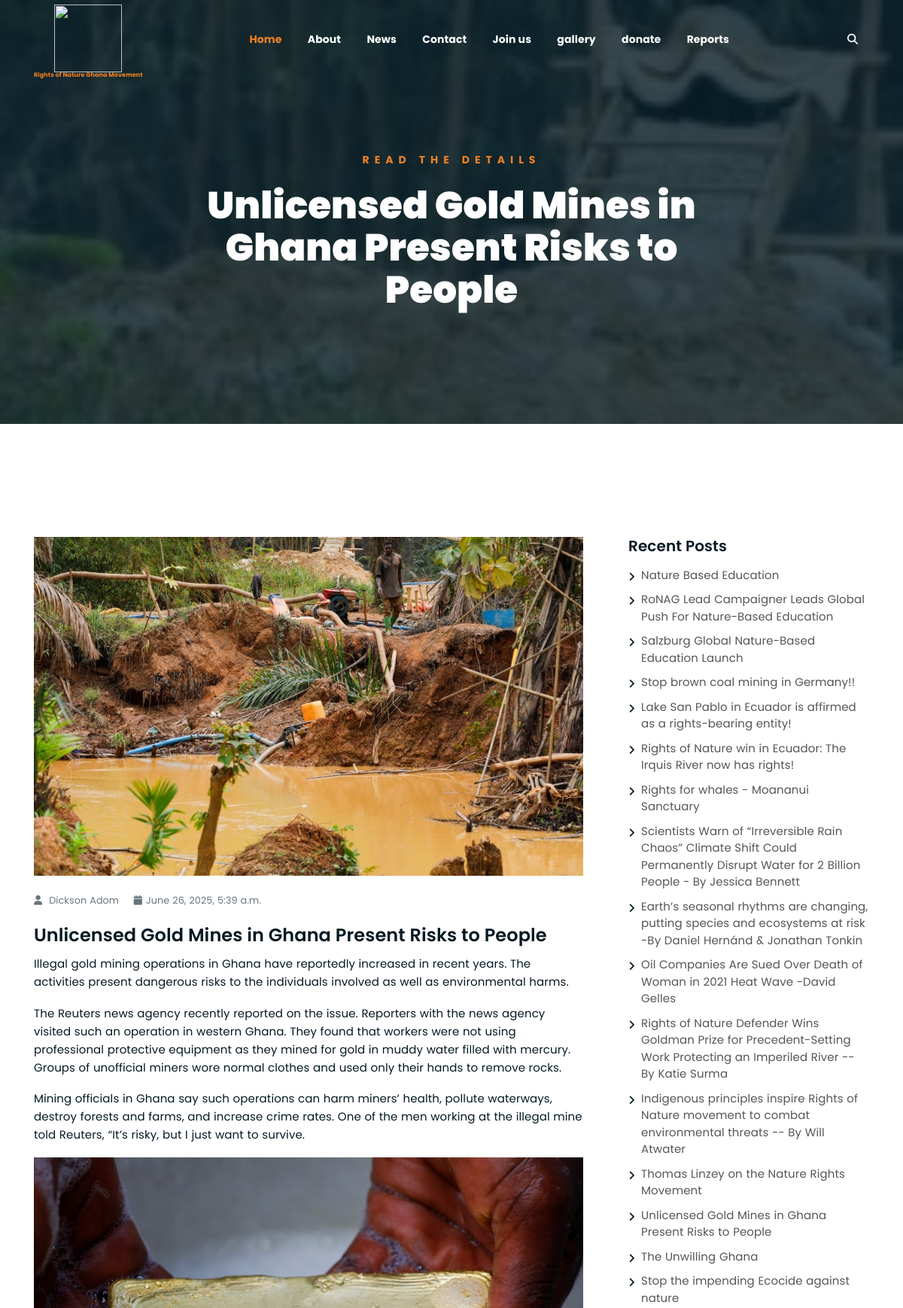
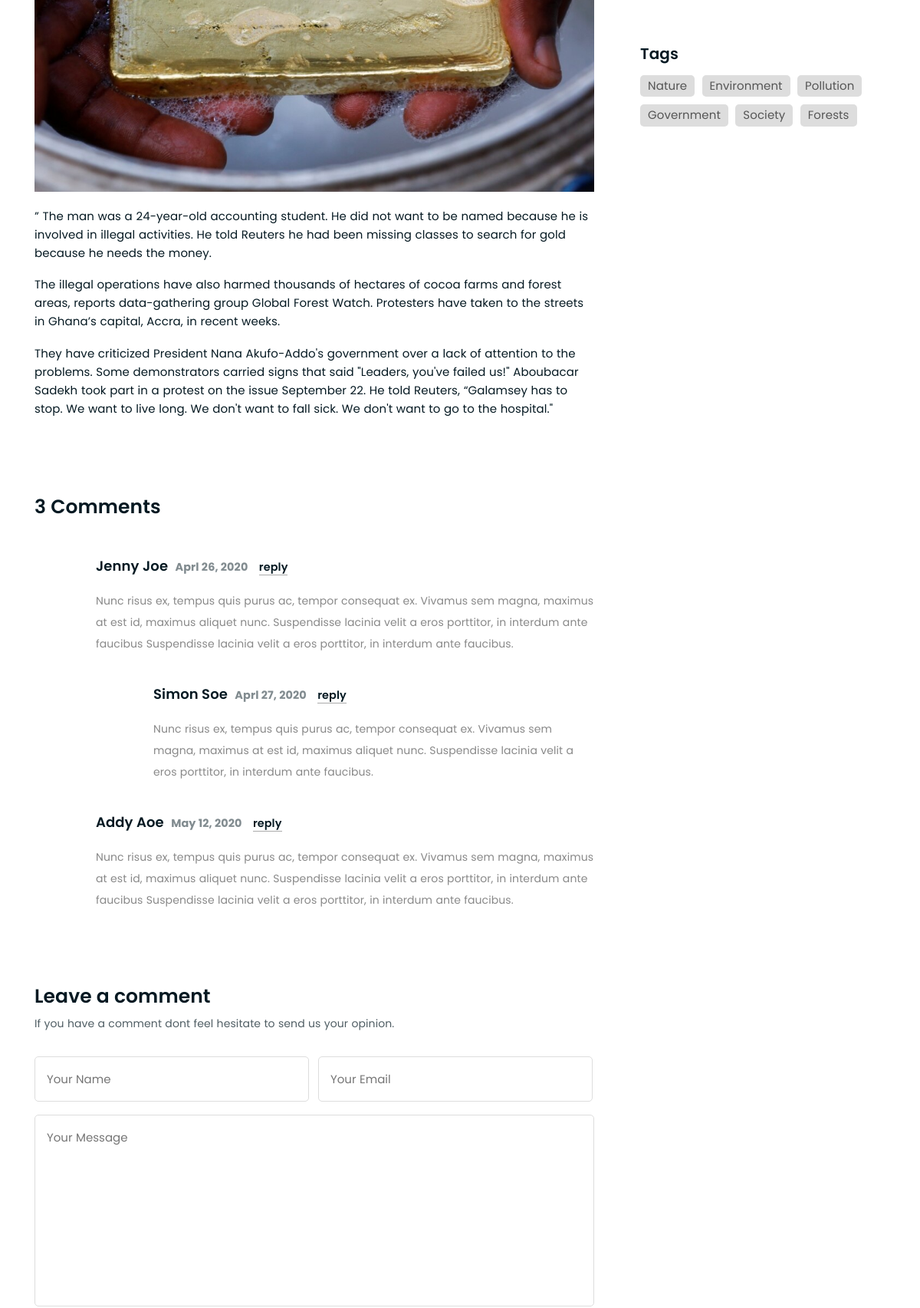
Page /singleNews/2 (upper part) on the committed database (2 pictures, top to bottom).
### ronagapp/models.py (models this page shows, shortened)
class Post(models.Model):
    title = models.CharField(max_length = 150)
    author = models.TextField(null=True, blank=True)
    paragraph1 = models.TextField(null=True, blank=True)
    paragraph2 = models.TextField(max_length = 100000, null=True, blank=True)
    paragraph3 = models.TextField(max_length = 100000, null=True, blank=True)
    paragraph4 = models.TextField(max_length = 100000, null=True, blank=True)
    paragraph5 = models.TextField(max_length = 100000, null=True, blank=True)
    paragraph6 = models.TextField(max_length = 100000, null=True, blank=True)
    image1 = models.ImageField(null=True, blank=True, upload_to="posts/")
    image2 = models.ImageField(null=True, blank=True, upload_to="posts/")
    image3 = models.ImageField(null=True, blank=True, upload_to="posts/")
    date = models.DateTimeField(_("Date"), auto_now=True)

### ronagapp/views.py (the view)
# urls.py: path("singleNews/<int:post_id>", views.singleNews, name="singleNews")
def singleNews(request, post_id):
    post = get_object_or_404(Post, pk=post_id)
    context = {"post": post, "posts": list(reversed(posts))}
    return render(request, 'singleNews.html', context)

### templates/singleNews.html (shortened to what this page needs)
{% extends 'main.html' %}
{% load static %}
{% block content %}
	{% if post.image1 %}
		<div style="background-image: url('{{ post.image1.url }}'), url('{% static 'media/posts/{{post.image1.url}}.jpg' %}');" class="breadcrumb-section breadcrumb-bg">
	{% endif %}
		<div class="container">
			<div class="row">
				<div class="col-lg-8 offset-lg-2 text-center">
					<div class="breadcrumb-text">
						<p>Read the Details</p>
						<h1>{{post.title}}</h1>
					</div>
				</div>
			</div>
		</div>
	</div>
	<div class="mt-150 mb-150">
		<div class="container">
			<div class="row">
				<div class="col-lg-8">
					<div class="single-article-section">
						<div class="single-article-text">
							{% if post.image1 %}
							<div class="single-artcile-bg">
								<img style="height: 100%; width: 100%; object-fit: cover; object-position: center;" src="{{post.image1.url}}" alt="">
							</div>
							{% else %}
							<p></p>
							{% endif %}
							<p class="blog-meta">
								{% if post.author %}
								<span class="author"><i class="fas fa-user"></i> {{post.author}}</span>
								{% else %}
								<span class="author"><i class="fas fa-user"></i> Admin</span>
								{% endif %}
								<span class="date"><i class="fas fa-calendar"></i>{{post.date}}</span>
							</p>
							<h2>{{post.title}}</h2>
							{% if post.paragraph1 %}
								<p>{{post.paragraph1}}</p>
							{% endif %}
							{% if post.paragraph2 %}
								<p>{{post.paragraph2}}</p>
							{% endif %}
							{% if post.paragraph3 %}
								<p>{{post.paragraph3}}</p>
							{% endif %}
							{% if post.image2 %}
							<div class="single-artcile-bg">
								<img style="height: 100%; width: 100%; object-fit: cover; object-position: center;" src="{{post.image2.url}}" alt="">
							</div>
							{% endif %}
							{% if post.paragraph4 %}
								<p>{{post.paragraph4}}</p>
							{% endif %}
							{% if post.paragraph5 %}
								<p>{{post.paragraph5}}</p>
							{% endif %}
							{% if post.paragraph6 %}
								<p>{{post.paragraph6}}</p>
							{% endif %}
						</div>
						<div class="comments-list-wrap">
							<h3 class="comment-count-title">3 Comments</h3>
							<div class="comment-list">
								<div class="single-comment-body">
									<div class="comment-text-body">
										<h4>Jenny Joe <span class="comment-date">Aprl 26, 2020</span> <a href="#">reply</a></h4>
										<p>Nunc risus ex, tempus quis purus ac, tempor consequat ex. Vivamus sem magna, maximus at est id, maximus aliquet nunc. Suspendisse lacinia velit a eros porttitor, in interdum ante faucibus Suspendisse lacinia velit a eros porttitor, in interdum ante faucibus.</p>
									</div>
									<div class="single-comment-body child">
										<div class="comment-text-body">
											<h4>Simon Soe <span class="comment-date">Aprl 27, 2020</span> <a href="#">reply</a></h4>
											<p>Nunc risus ex, tempus quis purus ac, tempor consequat ex. Vivamus sem magna, maximus at est id, maximus aliquet nunc. Suspendisse lacinia velit a eros porttitor, in interdum ante faucibus.</p>
										</div>
									</div>
								</div>
								<div class="single-comment-body">
									<div class="comment-text-body">
										<h4>Addy Aoe <span class="comment-date">May 12, 2020</span> <a href="#">reply</a></h4>
										<p>Nunc risus ex, tempus quis purus ac, tempor consequat ex. Vivamus sem magna, maximus at est id, maximus aliquet nunc. Suspendisse lacinia velit a eros porttitor, in interdum ante faucibus Suspendisse lacinia velit a eros porttitor, in interdum ante faucibus.</p>
									</div>
								</div>
							</div>
						</div>
						<div class="comment-template">
							<h4>Leave a comment</h4>
							<p>If you have a comment dont feel hesitate to send us your opinion.</p>
							<form action="{% url 'index' %}">
								<p>
									<input type="text" placeholder="Your Name">
									<input type="email" placeholder="Your Email">
								</p>
								<p><textarea name="comment" id="comment" cols="30" rows="10" placeholder="Your Message"></textarea></p>
							</form>
						</div>
					</div>
				</div>
				<div class="col-lg-4">
					<div class="sidebar-section">
						<div class="recent-posts">
							<h4>Recent Posts</h4>
							<ul>
								{% for poster in posts %}
								<li><a href="{% url 'singleNews' poster.id %}">{{poster.title}}</a></li>
								{% endfor %}
								<li><a href="{% url 'article2' %}">The Unwilling Ghana</a></li>
								<li><a href="{% url 'article' %}">Stop the impending Ecocide against nature</a></li>
							</ul>
						</div>
						<div class="tag-section">
							<h4>Tags</h4>
							<ul>
								<li><a href="{% url 'news' %}">Nature</a></li>
								<li><a href="{% url 'news' %}">Environment</a></li>
								<li><a href="{% url 'news' %}">Pollution</a></li>
								<li><a href="{% url 'news' %}">Government</a></li>
								<li><a href="{% url 'news' %}">Society</a></li>
								<li><a href="{% url 'news' %}">Forests</a></li>
							</ul>
						</div>
					</div>
				</div>
			</div>
		</div>
	</div>
{% endblock content %}

### static/assets/css/responsive.css (style rules this page uses)
@media only screen and (min-width: 992px) and (max-width: 1200px) { .comment-template form p input[type=email] { margin-left: 8px; } }

### rows in the picture
Post: image1 (picture), title "Unlicensed Gold Mines in Ghana Present Risks to People", author "Dickson Adom", date "June 26, 2025, 5:39 a.m.", paragraph1 "Illegal gold mining operations in Ghana have reportedly increased in recent years. The activities present dangerous risks to the individuals involved as well as environmental harms.", paragraph2 "The Reuters news agency recently reported on the issue. Reporters with the news agency visited such an operation in western Ghana. They found that workers were not using professional protective equipment as they mined for gold in muddy water filled with mercury. Groups of unofficial miners wore normal clothes and used only their hands to remove rocks.", paragraph3 "Mining officials in Ghana say such operations can harm miners’ health, pollute waterways, destroy forests and farms, and increase crime rates. One of the men working at the illegal mine told Reuters, “It’s risky, but I just want to survive.", image2 (picture), paragraph4 "” The man was a 24-year-old accounting student. He did not want to be named because he is involved in illegal activities. He told Reuters he had been missing classes to search for gold because he needs the money.", paragraph5 "The illegal operations have also harmed thousands of hectares of cocoa farms and forest areas, reports data-gathering group Global Forest Watch. Protesters have taken to the streets in Ghana’s capital, Accra, in recent weeks.", paragraph6 "They have criticized President Nana Akufo-Addo's government over a lack of attention to the problems. Some demonstrators carried signs that said \"Leaders, you've failed us!\" Aboubacar Sadekh took part in a protest on the issue September 22. He told Reuters, “Galamsey has to stop. We want to live long. We don't want to fall sick. We don't want to go to the hospital.\""
Post: title "Nature Based Education"
Post: title "RoNAG Lead Campaigner Leads Global Push For Nature-Based Education"
Post: title "Salzburg Global Nature-Based Education Launch"
Post: title "Stop brown coal mining in Germany!!"
Post: title "Lake San Pablo in Ecuador is affirmed as a rights-bearing entity!"
Post: title "Rights of Nature win in Ecuador: The Irquis River now has rights!"
Post: title "Rights for whales - Moananui Sanctuary"
Post: title "Scientists Warn of “Irreversible Rain Chaos” Climate Shift Could Permanently Disrupt Water for 2 Billion People - By Jessica Bennett"
Post: title "Earth’s seasonal rhythms are changing, putting species and ecosystems at risk -By Daniel Hernánd & Jonathan Tonkin"
Post: title "Oil Companies Are Sued Over Death of Woman in 2021 Heat Wave -David Gelles"
Post: title "Rights of Nature Defender Wins Goldman Prize for Precedent-Setting Work Protecting an Imperiled River -- By Katie Surma"
Post: title "Indigenous principles inspire Rights of Nature movement to combat environmental threats -- By Will Atwater"
Post: title "Thomas Linzey on the Nature Rights Movement"
